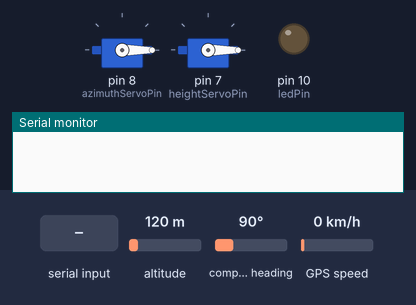
Bench run of a sketch on a simulated Arduino Mega 2560, built with avr-gcc and run on an emulated ATmega2560. Shown: 2 × servo, output pins drawn as LEDs (lit = HIGH), the last lines printed to the serial monitor. Inputs (shaded band) come from the test bench; at power-on: altitude 120 m, compass heading 90°, GPS speed 0 km/h. The GPS gets a fix after 3 s at 37.7749, -122.4194 with 8 satellites.

Above: at 2.4 s.
2.5 s: "90,45\n" received over Serial
At 3.7 s:
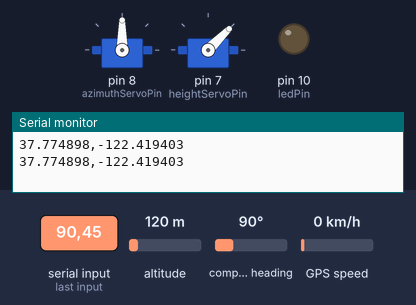
4.0 s: "30,150\n" received over Serial
At 5.0 s:
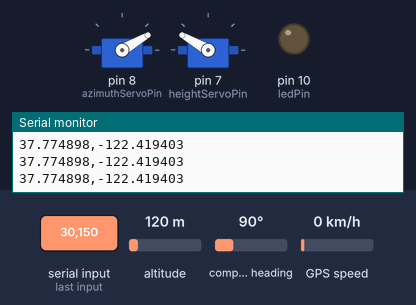
5.5 s: "1,90\n" received over Serial
At 6.1 s:
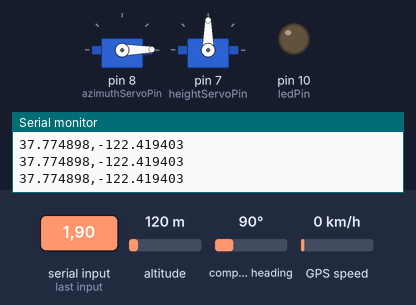
Timing chart, 0 to 8.5 s (numbered marks = the images above; inputs shaded):
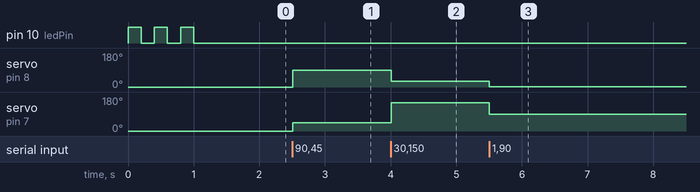

The sketch:

ArduinoTelescopeGudjet.ino
```cpp
#include <TinyGPS++.h>
#include <Servo.h>

Servo azimuthServo; // Servo for horizontal axis (azimuth)
Servo heightServo;  // Servo for vertical axis (elevation)

const int ledPin = 10; // Built-in LED on protoShield
const int azimuthServoPin = 8;
const int heightServoPin = 7;

// The TinyGPS++ object
TinyGPSPlus gps;

void setup() {
  Serial.begin(9600);   // Communication with Java program
  Serial1.begin(9600);  // Communication with GPS module (assuming it's connected to Serial1)

  // Initialize servos
  azimuthServo.attach(azimuthServoPin);
  heightServo.attach(heightServoPin);

  pinMode(ledPin, OUTPUT);

  // Set servos to initial position
  azimuthServo.write(0);
  heightServo.write(0);

  // Flash LED to indicate startup
  for (int i = 0; i < 3; i++) {
    digitalWrite(ledPin, HIGH);
    delay(200);
    digitalWrite(ledPin, LOW);
    delay(200);
  }
}

void loop() {
  // Process GPS data if available
  while (Serial1.available() > 0) {
     gps.encode(Serial1.read());
    if (gps.location.isUpdated()){
      Serial.print(gps.location.lat(), 6);
      Serial.print(',');
      Serial.println(gps.location.lng(), 6);
    }
  }

  // Check for celestial position data from Java
  if (Serial.available() > 0) {
    digitalWrite(ledPin, HIGH); // Indicate we're receiving data

    String moonCoords = Serial.readStringUntil('\n');
    int commaIndex = moonCoords.indexOf(',');

    if (commaIndex > 0) {
      // Extract azimuth and altitude
      String azimuthString = moonCoords.substring(0, commaIndex);
      String altitudeString = moonCoords.substring(commaIndex + 1);

      // Convert to float
      float azimuthDegrees = azimuthString.toFloat();
      float altitudeDegrees = altitudeString.toFloat();

      // FIXING THE RESTRICTED 180 DEGREES OF MY SERVO MOTORS
      // IF AZIMUTH > 180 I will be working with the other way around
      if(azimuthDegrees > 180){
        azimuthDegrees = azimuthDegrees-180;

        // Flip the b angle around 90, maybe?
        altitudeDegrees = 90 + (90 - altitudeDegrees);

      }
        // Move servos
      azimuthServo.write(azimuthDegrees);
      heightServo.write(altitudeDegrees);
    }
    digitalWrite(ledPin, LOW);
  }
}
```

Measured:
- after the input at 2.5 s, servo on pin 8 (azimuthServoPin): 0° → 90° at once; servo on pin 7 (heightServoPin): 0° → 45° at once
- after the input at 4.0 s, servo on pin 8 (azimuthServoPin): 90° → 30° at once; servo on pin 7 (heightServoPin): 45° → 150° at once
- after the input at 5.5 s, servo on pin 8 (azimuthServoPin): 30° → 1° at once; servo on pin 7 (heightServoPin): 150° → 90° at once
